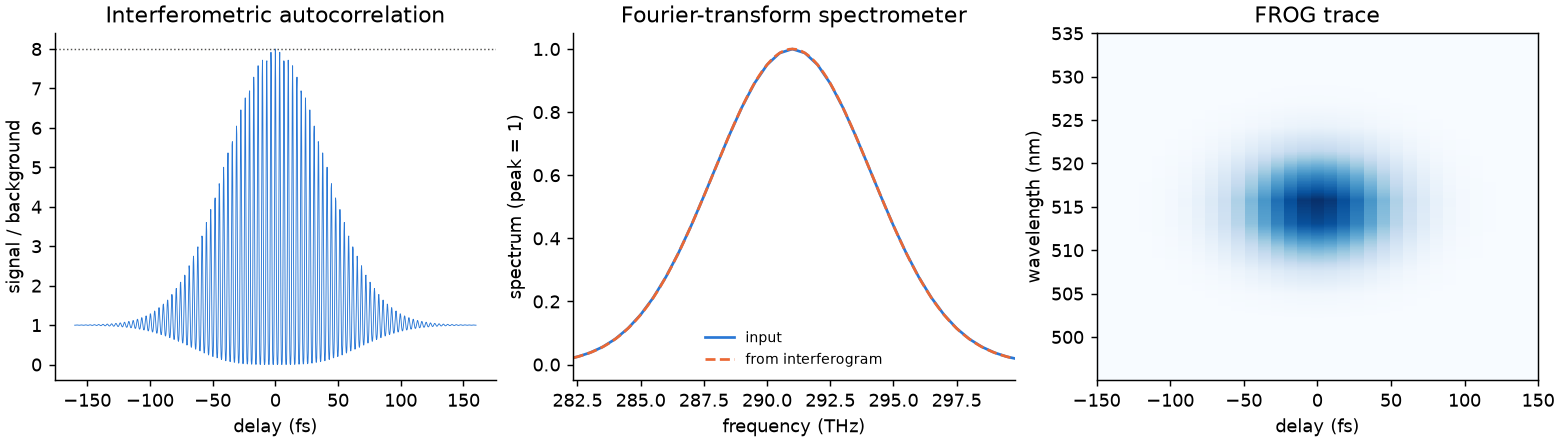

Write Python code to recreate this figure.
"""An interferometric autocorrelator, a Fourier-transform spectrometer and a FROG, each built from elements with the Python API."""
import math
from pathlib import Path

import matplotlib
matplotlib.use("Agg")
import matplotlib.pyplot as plt
import numpy as np

import ultrafast as uf
from ultrafast import build as b

BLUE, ORANGE = "#2a78d6", "#eb6834"
C, LAM, TAU = 299792458.0, 1030e-9, 60e-15


def bbo(process, next_, **extra):
    return b.link(b.crystal("x", "BBO", 10e-6, process, type="I", output="sh" if process == "shg" else "sum", beam=b.gaussian_beam(200e-6), **extra), next_)


def michelson(last):
    return b.system("interferometer", b.Branched([
        b.link(b.beam_splitter("bs1"), {"c": "fixed", "d": "stage"}),
        b.link(b.delay("fixed", delay_s=0.0), "bs2:1"),
        b.link(b.delay("stage", delay_s=0.0), "bs2:2"),
        b.link(b.beam_splitter("bs2"), {"c": "virtual", "d": last["id"]}),
        last,
    ]))


def scan(system, delays, outputs=("energy:end",), spec=None, **options):
    spec = spec or b.run_spec(b.pulse(LAM, TAU, energy=1e-9), grid=b.grid(n=8192, window_s=8e-12))
    r = uf.study(system, spec, parameters=[{"path": "element:stage/delayS", "values": list(delays), "nominal": 0.0}], outputs=list(outputs), **options)
    return r, np.array([row["energy:end"] for row in r["rows"]])


# interferometric autocorrelation
delays = np.arange(-160, 160.01, 0.25) * 1e-15
_, iac = scan(michelson(bbo("shg", "end")), delays)
_, background = scan(michelson(bbo("shg", "end")), [10 * TAU])
print("IAC peak / background  %.3f   analytic 8" % (iac.max() / background[0]))

# Fourier-transform spectrometer: the interferogram of a plain detector
dt = 0.5e-15
times = (np.arange(1024) - 512) * dt
_, interferogram = scan(michelson(b.link(b.delay("det", delay_s=0.0), "end")), times, spec=b.run_spec(b.pulse(LAM, TAU, energy=1e-9), grid=b.grid(n=2048, window_s=2e-12)))
padded = 16 * len(times)      # zero padding only draws the spectrum more finely; the resolution stays 1 / (scan length)
transform = np.abs(np.fft.rfft(interferogram - interferogram.mean(), padded))
freq_hz = np.fft.rfftfreq(padded, dt)
inp = uf.run(b.system("input", [b.probe("p")]), b.run_spec(b.pulse(LAM, TAU, energy=1e-9), grid=b.grid(n=2048, window_s=2e-12)))
f_in, s_in = inp["input_omega_rad_s"] / (2 * math.pi), inp["input_spectrum"]
centroid = (freq_hz * transform).sum() / transform.sum()
print("FTS centroid %.2f nm   input %.2f nm" % (C / centroid * 1e9, C / ((f_in * s_in).sum() / s_in.sum()) * 1e9))

# FROG: a delay scan of a spectrometer after a sum-frequency crystal. The delay marginal is the autocorrelation
frog = b.system("frog", b.Branched([
    b.link(b.beam_splitter("bs"), {"c": "fixed", "d": "stage"}),
    b.link(b.delay("fixed", delay_s=0.0), "x"),
    b.link(b.delay("stage", delay_s=0.0), "x:b"),
    bbo("sfg", "end", aux=[b.aux_beam("b", radius_m=200e-6, from_port=True)]),
]))
frog_delays = np.arange(-30, 31) * 0.15 * TAU
frog_spec = b.run_spec(b.pulse(LAM, TAU, energy=1e-9), instruments=[b.instrument("spectrometer", name="spec", normalize="none")])
frog_nm = np.array(uf.run(frog, frog_spec).instrument("spec")["wavelength_m"]) * 1e9
scan(frog, frog_delays, spec=frog_spec, arrayOutputs=["spec/spectrum"], output="results-frog")
with np.load(Path("results-frog") / "study.npz") as z:
    trace = np.array(z[[k for k in z.files if "spectrum" in k][0]])
marginal = trace.sum(axis=1)
fine = np.linspace(frog_delays[0], frog_delays[-1], 20001)
above = fine[np.interp(fine, frog_delays, marginal) >= marginal.max() / 2]
print("FROG marginal FWHM %.1f fs   analytic %.1f fs" % ((above[-1] - above[0]) * 1e15, math.sqrt(2) * TAU * 1e15))

fig, (a, c, d) = plt.subplots(1, 3, figsize=(12, 3.4), constrained_layout=True)
a.plot(delays * 1e15, iac / background[0], color=BLUE, lw=0.5)
a.axhline(8, color="#52514e", lw=0.8, ls=":")
a.set(xlabel="delay (fs)", ylabel="signal / background", title="Interferometric autocorrelation")
band = (freq_hz > 0.97 * C / LAM) & (freq_hz < 1.03 * C / LAM)
order = np.argsort(f_in)
c.plot(f_in[order] * 1e-12, s_in[order] / s_in.max(), color=BLUE, lw=1.5, label="input")
c.plot(freq_hz[band] * 1e-12, transform[band] / transform[band].max(), "--", color=ORANGE, lw=1.5, label="from interferogram")
c.set(xlim=(0.97 * C / LAM * 1e-12, 1.03 * C / LAM * 1e-12), xlabel="frequency (THz)", ylabel="spectrum (peak = 1)", title="Fourier-transform spectrometer")
c.legend(frameon=False, fontsize=8)
keep = (frog_nm > 495) & (frog_nm < 535)
d.pcolormesh(frog_delays * 1e15, frog_nm[keep], trace[:, keep].T / trace.max(), cmap="Blues", shading="auto")
d.set(xlim=(-150, 150), xlabel="delay (fs)", ylabel="wavelength (nm)", title="FROG trace")
for ax in (a, c):
    ax.spines[["top", "right"]].set_visible(False)
fig.savefig("instruments.png", dpi=130)
